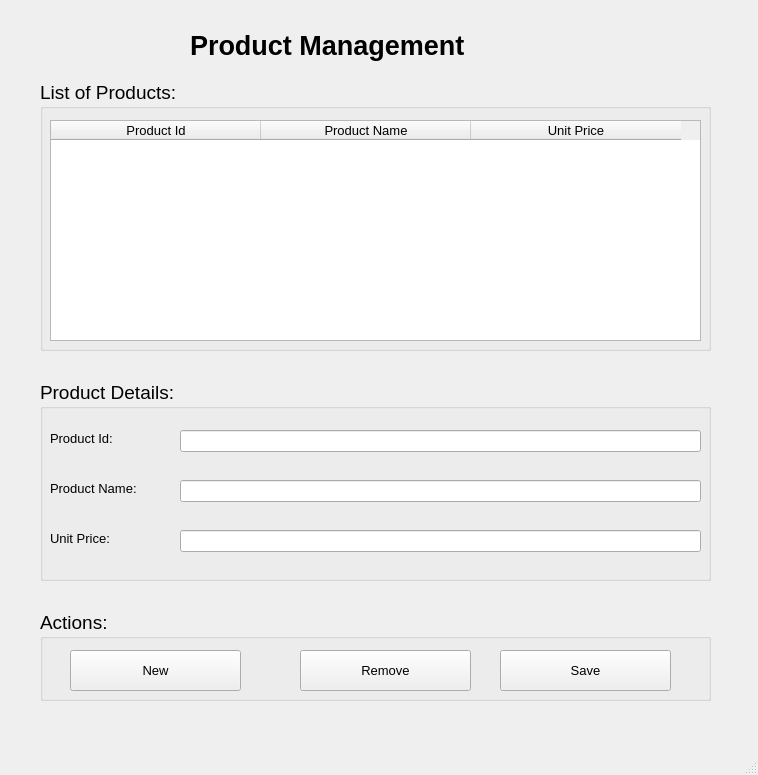
<?xml version="1.0" encoding="UTF-8"?>
<ui version="4.0">
 <class>MainWindow</class>
 <widget class="QMainWindow" name="MainWindow">
  <property name="geometry">
   <rect>
    <x>0</x>
    <y>0</y>
    <width>758</width>
    <height>775</height>
   </rect>
  </property>
  <property name="windowTitle">
   <string>MainWindow</string>
  </property>
  <widget class="QWidget" name="centralwidget">
   <widget class="QLabel" name="label">
    <property name="geometry">
     <rect>
      <x>190</x>
      <y>20</y>
      <width>361</width>
      <height>51</height>
     </rect>
    </property>
    <property name="font">
     <font>
      <pointsize>20</pointsize>
      <weight>75</weight>
      <bold>true</bold>
     </font>
    </property>
    <property name="text">
     <string>Product Management</string>
    </property>
   </widget>
   <widget class="QGroupBox" name="groupBox">
    <property name="geometry">
     <rect>
      <x>40</x>
      <y>80</y>
      <width>671</width>
      <height>271</height>
     </rect>
    </property>
    <property name="font">
     <font>
      <pointsize>14</pointsize>
     </font>
    </property>
    <property name="title">
     <string>List of Products:</string>
    </property>
    <widget class="QTableWidget" name="tableWidgetProduct">
     <property name="geometry">
      <rect>
       <x>10</x>
       <y>40</y>
       <width>651</width>
       <height>221</height>
      </rect>
     </property>
     <property name="font">
      <font>
       <pointsize>10</pointsize>
      </font>
     </property>
     <property name="columnCount">
      <number>3</number>
     </property>
     <attribute name="horizontalHeaderDefaultSectionSize">
      <number>210</number>
     </attribute>
     <attribute name="verticalHeaderDefaultSectionSize">
      <number>35</number>
     </attribute>
     <column>
      <property name="text">
       <string>Product Id</string>
      </property>
     </column>
     <column>
      <property name="text">
       <string>Product Name</string>
      </property>
     </column>
     <column>
      <property name="text">
       <string>Unit Price</string>
      </property>
     </column>
    </widget>
   </widget>
   <widget class="QGroupBox" name="groupBox_2">
    <property name="geometry">
     <rect>
      <x>40</x>
      <y>380</y>
      <width>671</width>
      <height>201</height>
     </rect>
    </property>
    <property name="font">
     <font>
      <pointsize>14</pointsize>
     </font>
    </property>
    <property name="title">
     <string>Product Details:</string>
    </property>
    <widget class="QLabel" name="label_2">
     <property name="geometry">
      <rect>
       <x>10</x>
       <y>50</y>
       <width>91</width>
       <height>16</height>
      </rect>
     </property>
     <property name="font">
      <font>
       <pointsize>10</pointsize>
      </font>
     </property>
     <property name="text">
      <string>Product Id:</string>
     </property>
    </widget>
    <widget class="QLabel" name="label_3">
     <property name="geometry">
      <rect>
       <x>10</x>
       <y>100</y>
       <width>111</width>
       <height>16</height>
      </rect>
     </property>
     <property name="font">
      <font>
       <pointsize>10</pointsize>
      </font>
     </property>
     <property name="text">
      <string>Product Name:</string>
     </property>
    </widget>
    <widget class="QLabel" name="label_4">
     <property name="geometry">
      <rect>
       <x>10</x>
       <y>150</y>
       <width>81</width>
       <height>16</height>
      </rect>
     </property>
     <property name="font">
      <font>
       <pointsize>10</pointsize>
      </font>
     </property>
     <property name="text">
      <string>Unit Price:</string>
     </property>
    </widget>
    <widget class="QLineEdit" name="lineEditProductId">
     <property name="geometry">
      <rect>
       <x>140</x>
       <y>50</y>
       <width>521</width>
       <height>22</height>
      </rect>
     </property>
    </widget>
    <widget class="QLineEdit" name="lineEditProductName">
     <property name="geometry">
      <rect>
       <x>140</x>
       <y>100</y>
       <width>521</width>
       <height>22</height>
      </rect>
     </property>
    </widget>
    <widget class="QLineEdit" name="lineEditUnitPrice">
     <property name="geometry">
      <rect>
       <x>140</x>
       <y>150</y>
       <width>521</width>
       <height>22</height>
      </rect>
     </property>
    </widget>
   </widget>
   <widget class="QGroupBox" name="groupBox_3">
    <property name="geometry">
     <rect>
      <x>40</x>
      <y>610</y>
      <width>671</width>
      <height>91</height>
     </rect>
    </property>
    <property name="font">
     <font>
      <pointsize>14</pointsize>
     </font>
    </property>
    <property name="title">
     <string>Actions:</string>
    </property>
    <widget class="QPushButton" name="pushButtonNew">
     <property name="geometry">
      <rect>
       <x>30</x>
       <y>40</y>
       <width>171</width>
       <height>41</height>
      </rect>
     </property>
     <property name="font">
      <font>
       <pointsize>10</pointsize>
      </font>
     </property>
     <property name="text">
      <string>New</string>
     </property>
     <property name="icon">
      <iconset>
       <normaloff>images/ic_new.png</normaloff>images/ic_new.png</iconset>
     </property>
    </widget>
    <widget class="QPushButton" name="pushButtonRemove">
     <property name="geometry">
      <rect>
       <x>260</x>
       <y>40</y>
       <width>171</width>
       <height>41</height>
      </rect>
     </property>
     <property name="font">
      <font>
       <pointsize>10</pointsize>
      </font>
     </property>
     <property name="text">
      <string>Remove</string>
     </property>
     <property name="icon">
      <iconset>
       <normaloff>images/ic_delete.png</normaloff>images/ic_delete.png</iconset>
     </property>
    </widget>
    <widget class="QPushButton" name="pushButtonSave">
     <property name="geometry">
      <rect>
       <x>460</x>
       <y>40</y>
       <width>171</width>
       <height>41</height>
      </rect>
     </property>
     <property name="font">
      <font>
       <pointsize>10</pointsize>
      </font>
     </property>
     <property name="text">
      <string>Save</string>
     </property>
     <property name="icon">
      <iconset>
       <normaloff>images/ic_save.png</normaloff>images/ic_save.png</iconset>
     </property>
    </widget>
   </widget>
  </widget>
  <widget class="QMenuBar" name="menubar">
   <property name="geometry">
    <rect>
     <x>0</x>
     <y>0</y>
     <width>758</width>
     <height>22</height>
    </rect>
   </property>
  </widget>
  <widget class="QStatusBar" name="statusbar"/>
 </widget>
 <resources/>
 <connections/>
</ui>
